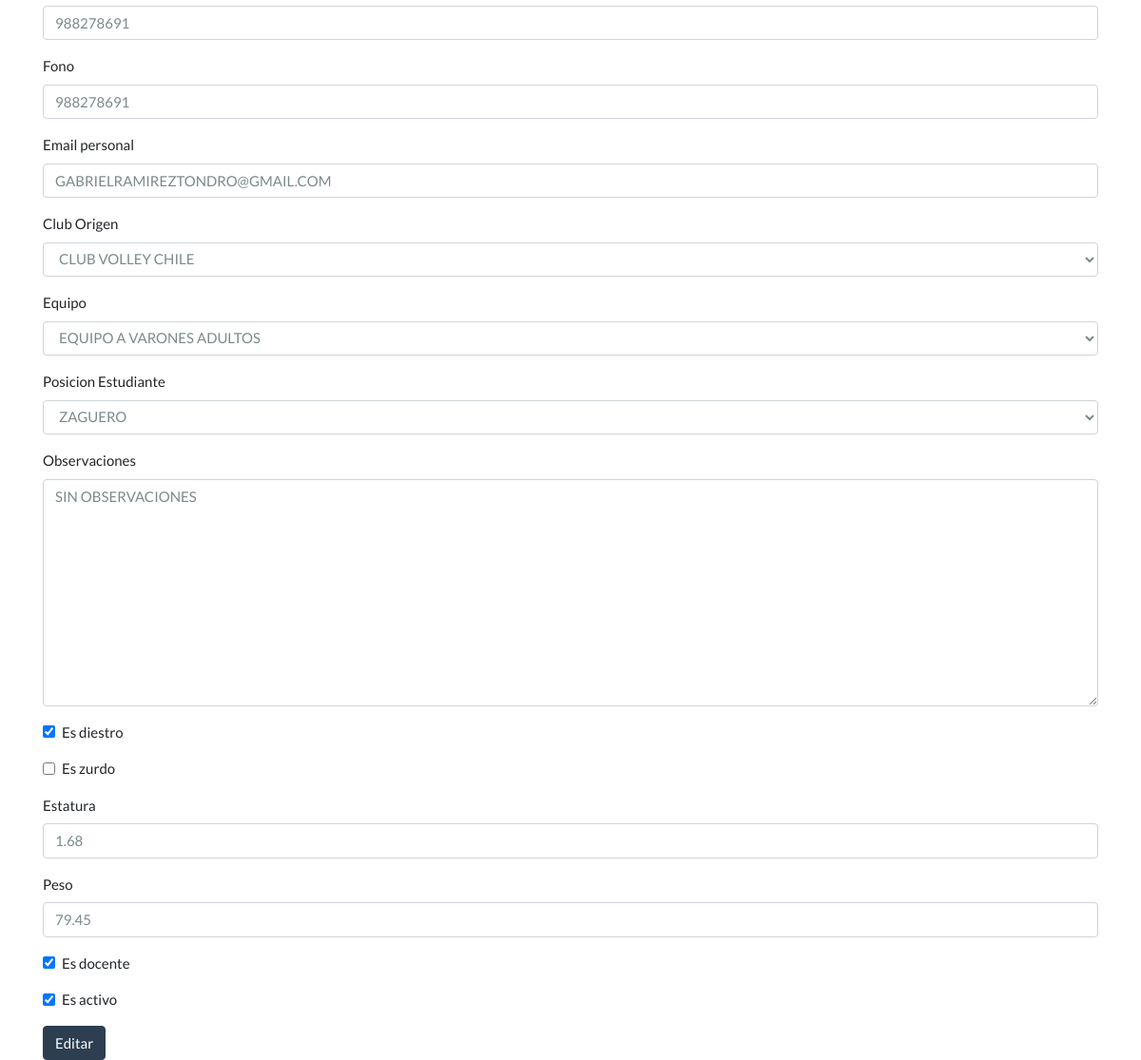
The page /personas/editar/1/ (lower part) on the database as committed earlier.
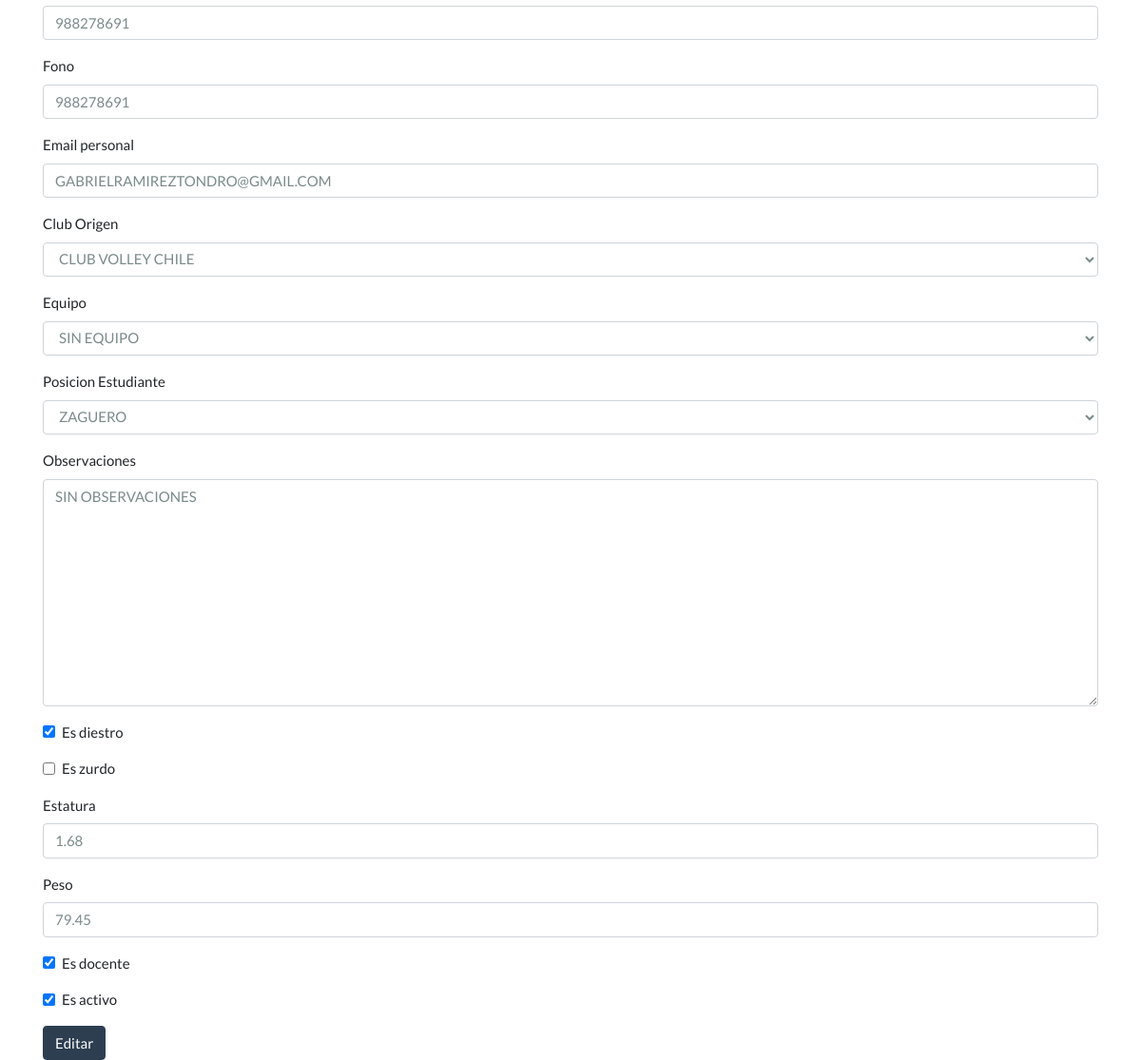
The same page on the database as committed later.
### main/models.py (models this page shows, shortened)
class Persona(models.Model):
    id                      = models.AutoField(primary_key=True)
    dna                     = models.CharField(blank=False, null=False, max_length=25, unique=True,verbose_name="Rut o Dna")
    dv                      = models.CharField(blank=False, null=False, max_length=2,verbose_name="Digito Verificador")
    nombres                 = models.CharField(blank=False, null=False, max_length=100,verbose_name="Nombres")
    apellido_paterno        = models.CharField(blank=False, null=False, max_length=100,verbose_name="Apellido Paterno")
    apellido_materno        = models.CharField(blank=False, null=False, max_length=100,verbose_name="Apellido Materno")
    genero                  = models.ForeignKey(Genero,null=True, on_delete=models.DO_NOTHING,verbose_name="Genero")
    fecha_nacimiento        = models.DateField(blank=False, null=False, verbose_name="Fceha de Nacimiento")
    estado_civil            = models.ForeignKey(EstadoCivil,null=False, on_delete=models.DO_NOTHING,verbose_name="Estado Civil")
    pais_origen             = models.ForeignKey(Pais,null=False, on_delete=models.DO_NOTHING,verbose_name="Nacionalidad")
    sistema_salud           = models.ForeignKey(SistemaSalud,null=False, on_delete=models.DO_NOTHING,verbose_name="Sistema de Salud")
    ocupacion               = models.CharField(blank=False, null=False, max_length=255)
    direccion               = models.CharField(blank=False, null=False, max_length=255)
    comuna                  = models.ForeignKey(Comuna,null=False, on_delete=models.DO_NOTHING,verbose_name="Comuna")
    movil                   = models.CharField(blank=False, null=False, max_length=20)
    fono                    = models.CharField(blank=False, null=False, max_length=20)
    email_personal          = models.EmailField(blank=False, null=False, max_length=255)
    club_origen             = models.ForeignKey(Club,null=False, on_delete=models.DO_NOTHING,verbose_name="Club Origen")
    equipo                  = models.ForeignKey(Equipo,null=False, on_delete=models.DO_NOTHING,verbose_name="Equipo")
    posicion                = models.ForeignKey(Posicion,null=False, on_delete=models.DO_NOTHING,verbose_name="Posicion Estudiante")
    observaciones           = models.TextField(blank=True, null=True)
    es_diestro              = models.BooleanField(default=True)
    es_zurdo                = models.BooleanField(default=False)
    estatura                = models.DecimalField(max_digits=3, decimal_places=2, blank=True, null=True)
    peso                    = models.DecimalField(max_digits=5, decimal_places=2, blank=True, null=True)
    es_docente              = models.BooleanField(default=False)
    es_activo               = models.BooleanField(default=True)
    es_delete               = models.BooleanField(default=False)
    fecha_crea              = models.DateField(default=timezone.now, help_text=("creation date"))
    fecha_modi              = models.DateField(auto_now=True, null= True)
    class Meta:
        verbose_name_plural="Personas"
        db_table="persona"

### personas/views.py (the view)
# urls.py: url(r'^editar/(?P<pk>\d+)/$', PersonaUpdate.as_view(), name='personas_edit'),
class PersonaUpdate(UpdateView):
    model = Persona
    form_class = PersonaForm
    template_name = 'personas/edit.html'
    success_url = reverse_lazy('personas')

### personas/forms.py
class PersonaForm(forms.ModelForm):
    class Meta:
        model = Persona
        exclude = ('es_delete','fecha_crea','fecha_modi')
        widgets = {
            'fecha_nacimiento': DatePickerInput(format='%Y-%m-%d'), # python date-time format
            'dna': forms.TextInput(attrs={'size': 12, 'width': 12}),
        }

### main/models.py (called while the page is built)
    def __str__(self):
        return self.descripcion

    def __str__(self):
        return self.descripcion

    def __str__(self):
        return self.descripcion

    def __str__(self):
        return self.descripcion

    def __str__(self):
        return self.descripcion

    def __str__(self):
        return self.descripcion

    def __str__(self):
        return self.descripcion

    def __str__(self):
        return self.descripcion

### templates/personas/edit.html (shortened to what this page needs)
{% extends 'base.html' %}
{% load crispy_forms_tags %}
{% load crispy_forms_field %}
{% load bootstrap4 %}
{% block content %}
<div>
  <form method="POST">
      <table>
      {{ form|crispy }}
    </table>
      <button class="save btn btn-primary" type="submit">Editar</button>
  </form>
</div>
{% endblock %}

Rows that differ between the two databases and show on the page:
changed Persona "GABRIELRAMIREZTONDRO@GMAIL.COM": equipo "EQUIPO A VARONES ADULTOS" → "SIN EQUIPO"
